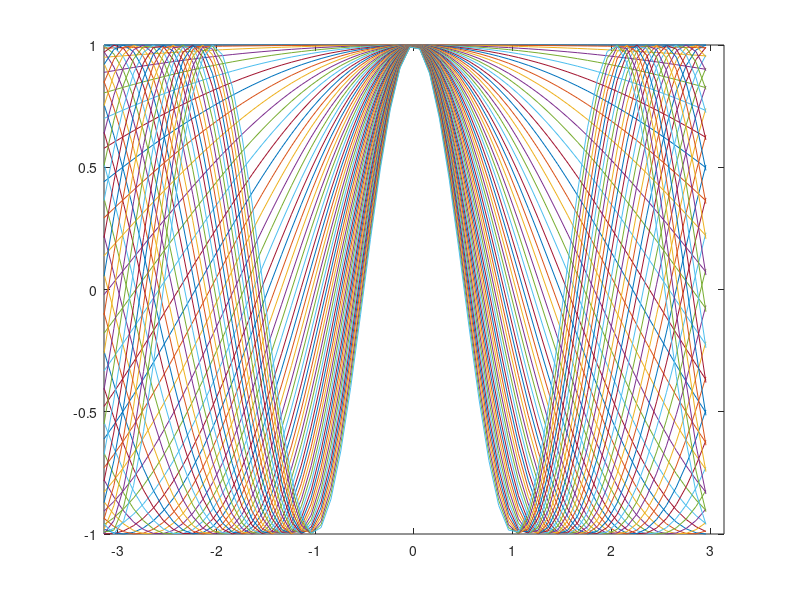

Write the MATLAB code that produced this figure.
z=-pi:1/10:pi-1/10;
N=length(z);
cs=zeros(N,N);
for i=1:N
   cs(i,:)=cos(pi/N*z*(i-1));
   plot(z,cs(i,:));
   xlim([-pi pi]);
   hold on
end    